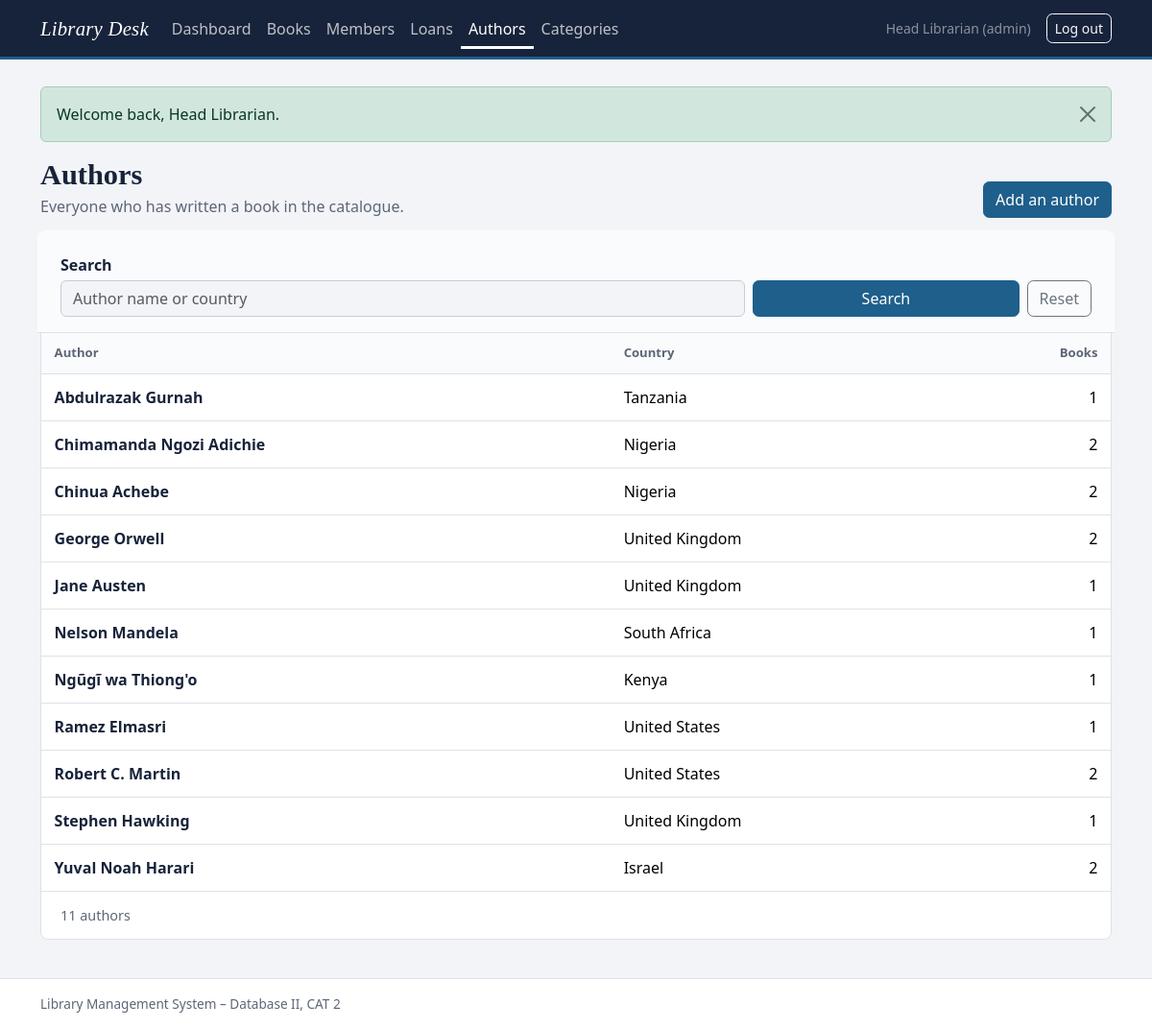
The app's page /authors/index.php (signed in) with its own data.
### tables this page shows
CREATE TABLE authors (
  author_id  INT UNSIGNED  NOT NULL AUTO_INCREMENT,
  name       VARCHAR(120)  NOT NULL,
  country    VARCHAR(80)   NOT NULL DEFAULT 'Unknown',
  PRIMARY KEY (author_id),
  UNIQUE KEY uq_authors_name_country (name, country)
);

### authors/index.php (the view, shortened to what this page needs)
<?php
require_once __DIR__ . '/../config/database.php';
$q = get_str('q');
try {
    $sql = 'SELECT a.author_id, a.name, a.country, COUNT(b.book_id) AS books
            FROM authors a LEFT JOIN books b ON b.author_id = a.author_id ';
    $params = [];
    $sql .= 'GROUP BY a.author_id, a.name, a.country ORDER BY a.name';
    $stmt = $pdo->prepare($sql);
    $stmt->execute($params);
    $authors = $stmt->fetchAll();
} catch (PDOException $e) {
    error_log('Authors list error: ' . $e->getMessage());
    $authors = [];
    set_flash('danger', 'The author list could not be loaded. Please try again.');
}
require_once __DIR__ . '/../includes/header.php';
?>
<div class="page-head">
    <div><h1>Authors</h1><p>Everyone who has written a book in the catalogue.</p></div>
    <a class="btn btn-primary" href="<?= e(base_url('authors/create.php')) ?>">Add an author</a>
</div>
<section class="panel">
    <form method="get" class="filter-bar row g-2 align-items-end" role="search">
        <div class="col-12 col-md-8">
            <label for="q" class="form-label">Search</label>
            <input type="search" class="form-control" id="q" name="q" value="<?= e($q) ?>" placeholder="Author name or country">
        </div>
        <div class="col-12 col-md-4 d-flex gap-2">
            <button type="submit" class="btn btn-primary flex-fill">Search</button>
            <a class="btn btn-outline-secondary" href="<?= e(base_url('authors/index.php')) ?>">Reset</a>
        </div>
    </form>
<?php if (!$authors): ?>
    <div class="empty-state"><strong>No authors found.</strong>Add an author, then add their books.</div>
<?php else: ?>
    <div class="table-wrap">
        <table class="table data-table table-stack">
            <thead><tr><th>Author</th><th>Country</th><th class="num">Books</th></tr></thead>
            <tbody>
            <?php foreach ($authors as $a): ?>
                <tr>
                    <td class="title-cell"><?= e($a['name']) ?></td>
                    <td data-label="Country"><?= e($a['country']) ?></td>
                    <td class="num" data-label="Books"><?= (int) $a['books'] ?></td>
                </tr>
            <?php endforeach; ?>
            </tbody>
        </table>
    </div>
    <div class="list-foot"><span><?= count($authors) ?> author<?= count($authors) === 1 ? '' : 's' ?></span></div>
<?php endif; ?>
</section>
<?php require_once __DIR__ . '/../includes/footer.php'; ?>

### assets/css/style.css (style rules this page uses)
:root { --ink: #17233a; --paper: #f2f4f7; --surface: #ffffff; --rule: #dde2ea; --muted: #5d6677; --catalogue: #1f5f8b; --catalogue-dark: #164766; --overdue: #b3261e; --brass: #946b12; --shelf: #2f6f4f; --bs-primary: var(--catalogue); --bs-primary-rgb: 31, 95, 139; --bs-link-color: var(--catalogue); --bs-link-hover-color: var(--catalogue-dark); --bs-body-bg: var(--paper); --bs-body-color: #1d2433; --bs-body-font-family: "Segoe UI", system-ui, -apple-system, "Helvetica Neue", Arial, sans-serif; --bs-border-color: var(--rule); }
body { background: var(--paper); min-height: 100vh; display: flex; flex-direction: column; }
h1, h2, h3, .navbar-brand, .stat-value, .login-title { font-family: Georgia, "Iowan Old Style", "Palatino Linotype", serif; }
.page-head { display: flex; flex-wrap: wrap; align-items: end; justify-content: space-between; gap: .75rem 1rem; margin-bottom: 1.25rem; }
.page-head h1 { font-size: 1.9rem; margin: 0; color: var(--ink); font-weight: 700; }
.page-head p { margin: .15rem 0 0; color: var(--muted); }
.panel { background: var(--surface); border: 1px solid var(--rule); border-radius: .5rem; }
.btn { border-radius: .4rem; font-weight: 500; }
.btn-primary { --bs-btn-bg: var(--catalogue); --bs-btn-border-color: var(--catalogue); --bs-btn-hover-bg: var(--catalogue-dark); --bs-btn-hover-border-color: var(--catalogue-dark); --bs-btn-active-bg: var(--catalogue-dark); --bs-btn-active-border-color: var(--catalogue-dark); --bs-btn-disabled-bg: var(--catalogue); --bs-btn-disabled-border-color: var(--catalogue); }
.form-label { font-weight: 600; color: var(--ink); margin-bottom: .25rem; }
.form-control, .form-select { border-color: #c5ccd8; }
.filter-bar { padding: 1rem 1.25rem; border-bottom: 1px solid var(--rule); background: #fafbfc; border-radius: .5rem .5rem 0 0; }
.table-wrap { overflow-x: auto; }
.data-table { margin: 0; --bs-table-bg: transparent; }
.data-table thead th { font-size: .82rem; font-weight: 600; color: var(--muted); border-bottom: 1px solid var(--rule); background: #fafbfc; white-space: nowrap; padding: .7rem .85rem; }
.data-table td { padding: .75rem .85rem; vertical-align: middle; border-color: var(--rule); }
.data-table tbody tr:last-child td { border-bottom: 0; }
.data-table .title-cell { font-weight: 600; color: var(--ink); }
.num { text-align: right; font-variant-numeric: tabular-nums; }
.list-foot { display: flex; flex-wrap: wrap; align-items: center; justify-content: space-between; gap: .75rem; padding: .85rem 1.25rem; border-top: 1px solid var(--rule); color: var(--muted); font-size: .9rem; }

### records on screen
authors: name "Abdulrazak Gurnah", country "Tanzania", books "1"
authors: name "Chimamanda Ngozi Adichie", country "Nigeria", books "2"
authors: name "Chinua Achebe", country "Nigeria", books "2"
authors: name "George Orwell", country "United Kingdom", books "2"
authors: name "Jane Austen", country "United Kingdom", books "1"
authors: name "Nelson Mandela", country "South Africa", books "1"
authors: name "Ngũgĩ wa Thiong'o", country "Kenya", books "1"
authors: name "Ramez Elmasri", country "United States", books "1"
authors: name "Robert C. Martin", country "United States", books "2"
authors: name "Stephen Hawking", country "United Kingdom", books "1"
authors: name "Yuval Noah Harari", country "Israel", books "2"

### other values on screen
$item[0] "Dashboard"
$item[0] "Books"
$item[0] "Members"
$item[0] "Loans"
$item[0] "Authors"
$item[0] "Categories"
$_SESSION['full_name'] "Head Librarian"
$_SESSION['role'] "admin"
$flash['message'] "Welcome back, Head Librarian."
count($authors) "11"
